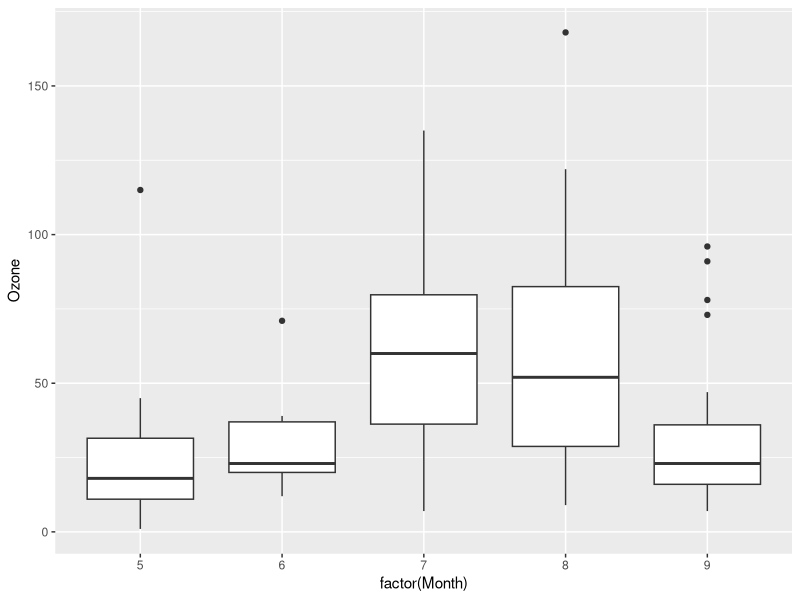

Write the R code that produced this figure. (Note: this script raises an error after producing the figure.)
library(ggplot2)
ggplot(airquality, aes(x = factor(Month), y = Ozone))+
  geom_boxplot()
boxplot(airquality, x = Month, y = Ozone)
ggplot(iris, aes(x = Sepal.Length, y = Sepal.Width, col = Species)) +
  geom_point(aes(size = Petal.Length))